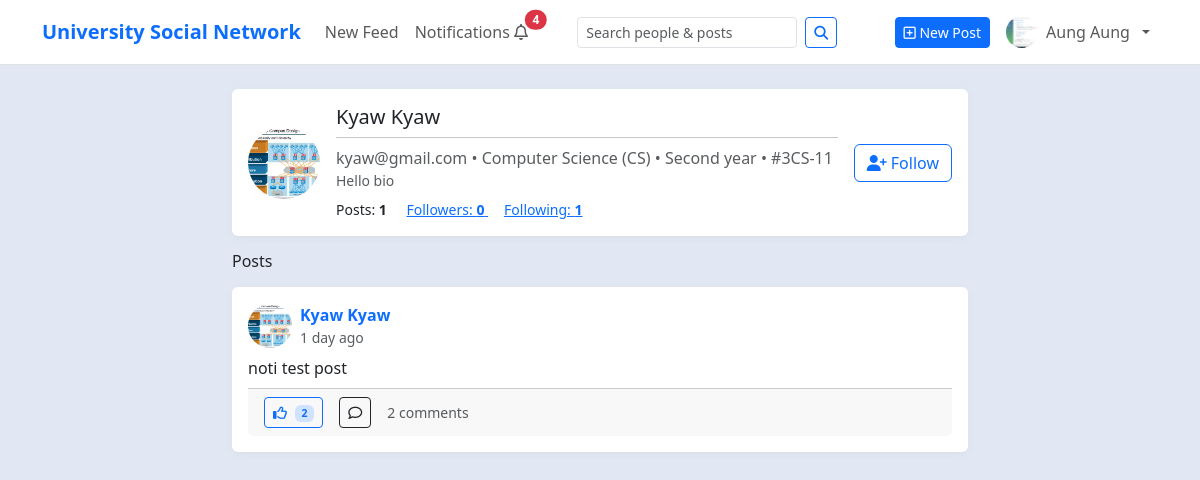
/profiles/6/ (signed in), run on the app's committed database.
### myapp/models.py (models this page shows, shortened)
class User(AbstractBaseUser, PermissionsMixin):
    email = models.EmailField(unique=True)
    is_staff = models.BooleanField(default=False)
    is_active = models.BooleanField(default=True)
    date_joined = models.DateTimeField(default=timezone.now)
    objects = UserManager()
    USERNAME_FIELD = "email"
    REQUIRED_FIELDS = []

class Profile(models.Model):
    MAJOR = [
        ('CST', 'CST'),
        ('CS',  'Computer Science (CS)'),
        ('CT',  'Computer Technology (CT)'),
    ]
    ACADEMIC_YEAR = [
        ('FIRST_YEAR',  'first year'),
        ('SECOND_YEAR', 'Second year'),
        ('THIRD_YEAR',  'Third year'),
        ('FORUTH_YEAR', 'Fourth year'),
        ('FINAL_YEAR',  'Final year'),
    ]
    user = models.OneToOneField(
        settings.AUTH_USER_MODEL,
        on_delete=models.CASCADE,
        related_name="profile",
    )
    full_name = models.CharField(max_length=150, blank=True)
    bio = models.TextField(blank=True)
    major = models.CharField(max_length=15, choices=MAJOR, blank=True, null=True)
    year = models.CharField(max_length=15, choices=ACADEMIC_YEAR, blank=True, null=True)
    roll_no = models.CharField(max_length=15, blank=True, null=True)
    photo = models.ImageField(upload_to='profile', blank=True, null=True)
    phone_no = models.CharField(max_length=15, blank=True, null=True)
    posts_count = models.PositiveIntegerField(default=0)
    followers_count = models.PositiveIntegerField(default=0)
    following_count = models.PositiveIntegerField(default=0)

class Post(models.Model):
    author = models.ForeignKey(settings.AUTH_USER_MODEL, on_delete=models.CASCADE, related_name="posts")
    text = models.TextField(blank=True)
    photo = models.ImageField(upload_to='post', blank=True, null=True)
    is_edited = models.BooleanField(default=False)
    created_at = models.DateTimeField(default=timezone.now, db_index=True)
    updated_at = models.DateTimeField(auto_now=True)
    comments_count = models.PositiveIntegerField(default=0)
    likes_count = models.PositiveIntegerField(default=0)
    saves_count = models.PositiveIntegerField(default=0)
    class Meta:
        indexes = [
            models.Index(fields=["-created_at"]),
            models.Index(fields=["author", "-created_at"]),
        ]

### myapp/views.py (the view)
# urls.py: path("profiles/<int:user_id>/", views.profile_detail, name="profile-detail"),
@login_required
def profile_detail(request, user_id):
    profile = get_object_or_404(
        Profile.objects.select_related("user"), user_id=user_id
    )
    is_following = Follow.objects.filter(
        follower=request.user, following=profile.user
    ).exists()
    posts = profile.user.posts.all().order_by("-created_at")
    return render(
        request,
        "social/profile_detail.html",
        {"profile": profile, "posts": posts, "is_following": is_following},
    )

### myapp/context_processors.py (called while the page is built)
def unread_notifications_count(request):
    if request.user.is_authenticated:
        c = Notification.objects.filter(recipient=request.user, is_read=False).count()
    else:
        c = 0
    return {'unread_count': c}

### templates/social/profile_detail.html (shortened to what this page needs)
{% extends "social/base.html" %}
{% load static %}
{% block content %}
<div class="row">
  <div class="col-lg-8 mx-auto">
    <div class="card mb-3">
      <div class="card-body d-flex align-items-center gap-3">
        {% if profile.photo %}
          <img
            class="avatar rounded-circle object-fit-cover"
            style="width:72px;height:72px"
            src="{{ profile.photo.url }}"
            alt="{{ profile.full_name|default:profile.user.email }}"
          >
        {% endif %}
        <div class="flex-grow-1">
          <h5 class="mb-1">
            {{ profile.full_name|default:profile.user.email }}
          </h5>
          <hr class="my-2">
          <div class="text-muted">
            {{ profile.user.email }}
            {% if profile.major %} • {{ profile.get_major_display }}{% endif %}
            {% if profile.year %} • {{ profile.get_year_display }}{% endif %}
            {% if profile.roll_no %} • #{{ profile.roll_no }}{% endif %}
          </div>
          {% if profile.bio %}
            <div class="small text-muted">{{ profile.bio }}</div>
          {% endif %}
          <div class="mt-2 small">
            <span class="me-3">Posts: <strong>{{ profile.posts_count }}</strong></span>
            <a class="me-3" href="{% url 'social:followers-list' profile.user.id %}">
              Followers: <strong id="followers-count">{{ profile.followers_count }}</strong>
            </a>
            <a class="me-3" href="{% url 'social:following-list' profile.user.id %}">
              Following: <strong>{{ profile.following_count }}</strong>
            </a>
          </div>
        </div>
        {% if request.user.id != profile.user.id %}
          <button
            id="follow-btn"
            class="btn {% if is_following %}btn-outline-danger{% else %}btn-outline-primary{% endif %}"
            data-user-id="{{ profile.user.id }}"
            data-following="{% if is_following %}1{% else %}0{% endif %}"
            type="button"
          >
            {% if is_following %}
              <i class="fa-solid fa-user-minus"></i> Unfollow
            {% else %}
              <i class="fa-solid fa-user-plus"></i> Follow
            {% endif %}
          </button>
        {% else %}
          <a class="btn btn-outline-primary btn-sm" href="{% url 'social:profile-edit' %}">Edit Profile</a>
        {% endif %}
      </div>
    </div>
    <h6 class="mb-3">Posts</h6>
    {% for post in posts %}
      {% include "social/post_card.html" with post=post %}
    {% empty %}
      <div class="alert alert-light border">No posts yet.</div>
    {% endfor %}
  </div>
</div>
{% endblock %}

### templates/social/nav_bar.html (shortened to what this page needs)
{% load static %}
<nav class="navbar navbar-expand-lg navbar-light bg-white border-bottom sticky-top">
  <div class="container">
    <a class="navbar-brand fw-bold text-primary" href="{% url 'social:feed' %}">
      University Social Network
    </a>
    <div id="nav" class="collapse navbar-collapse">
      <ul class="navbar-nav me-auto">
        <li class="nav-item">
          <a class="nav-link" href="{% url 'social:feed' %}">New Feed</a>
        </li>
        <li class="nav-item">
          <a class="nav-link position-relative" href="{% url 'social:notifications' %}">
            Notifications <i class="fa-regular fa-bell"></i>
            <span id="notif-badge"
                  class="position-absolute start-100 translate-middle badge rounded-pill text-bg-danger {% if not unread_count %}d-none{% endif %}">
              {% if unread_count and unread_count > 0 %}{{ unread_count }}{% endif %}
            </span>
          </a>
        </li>
      </ul>
      <form class="d-flex me-3 my-2 my-lg-0" role="search" action="{% url 'social:search' %}" method="get">
        <input class="form-control form-control-sm me-2"
               type="search"
               name="q"
               placeholder="Search people & posts"
               value="{{ request.GET.q|default:'' }}"
               aria-label="Search">
        <button class="btn btn-sm btn-outline-primary" type="submit">
          <i class="fa-solid fa-magnifying-glass"></i>
        </button>
      </form>
      <ul class="navbar-nav ms-auto align-items-center">
        {% if request.user.is_authenticated %}
          <li class="nav-item me-2 d-none d-lg-block">
            <a class="btn btn-sm btn-primary" href="{% url 'social:post-create' %}">
              <i class="fa-regular fa-square-plus"></i> New Post
            </a>
          </li>
          <li class="nav-item dropdown">
            <a class="nav-link dropdown-toggle d-flex align-items-center gap-2" href="#" role="button"
               data-bs-toggle="dropdown" aria-expanded="false">
              {% if request.user.profile.photo %}
                <img src="{{ request.user.profile.photo.url }}"
                     alt="Avatar"
                     style="width:32px;height:32px;border-radius:50%;object-fit:cover;">
              {% else %}
                <span class="d-inline-flex align-items-center justify-content-center rounded-circle bg-secondary text-white"
                      style="width:32px;height:32px;font-size:14px;">
                  <i class="fa-solid fa-user"></i>
                </span>
              {% endif %}
              <span class="d-none d-sm-inline">
                {% firstof request.user.profile.full_name request.user.email %}
              </span>
            </a>
          </li>
        {% endif %}
      </ul>
    </div>
  </div>
</nav>

### templates/social/post_card.html (shortened to what this page needs)
{% load static %}
<div class="card mb-3" id="post-card-{{ post.id }}">
  <div class="card-body">
    <div class="d-flex align-items-center gap-2 mb-2">
      <img class="avatar"
           src="{% if post.author.profile.photo %}{{ post.author.profile.photo.url }}{% else %}{% static 'default-avatar.png' %}{% endif %}"
           alt="">
      <div>
        <a class="fw-semibold text-decoration-none" href="{% url 'social:profile-detail' post.author.id %}">
          {% with prof=post.author.profile %}
            {% if prof and prof.full_name %}
              {{ prof.full_name }}
            {% else %}
              {{ post.author.email }}
            {% endif %}
          {% endwith %}
        </a>
        <div class="text-muted small">{{ post.created_at|timesince }} ago</div>
      </div>
    </div>
    <a href="{% url 'social:post-detail' post.id %}" class="text-decoration-none text-body">
      {% if post.text %}
        <p class="mb-2">{{ post.text|linebreaksbr }}</p>
      {% endif %}
    </a>
    <div class="card-footer d-flex align-items-center gap-3">
      <button class="btn btn-sm {% if post.is_liked %}btn-primary{% else %}btn-outline-primary{% endif %} like-btn"
              data-id="{{ post.id }}">
        {% if post.is_liked %}
          <i class="fa-solid fa-thumbs-up me-1"></i>
        {% else %}
          <i class="fa-regular fa-thumbs-up me-1"></i>
        {% endif %}
        <span class="badge bg-primary-subtle text-primary" id="like-count-{{ post.id }}">
          {{ post.likes_count }}
        </span>
      </button>
      <a class="btn btn-sm btn-outline-dark" href="{% url 'social:post-detail' post.id %}">
        <i class="fa-regular fa-comment"></i>
      </a>
      <span class="text-muted small">{{ post.comments_count }} comments</span>
    </div>
  </div>
</div>

### templates/social/base.html (style rules this page uses)
body { background: #e1e7f3; }
.card { border: 0; box-shadow: 0 2px 10px rgba(0,0,0,.04); }
.avatar { width:44px; height:44px; border-radius:50%; object-fit:cover; }

### data on the page
User: user.profile.photo (picture), full_name "Aung Aung"
Profile: photo (picture), full_name "Kyaw Kyaw", user.email "kyaw@gmail.com", major "Computer Science (CS)", year "Second year", roll_no "3CS-11", bio "Hello bio", posts_count "1", followers_count "0", following_count "1"
Post: author.photo (picture), author.profile.full_name "Kyaw Kyaw", created_at "1 day", text "noti test post", likes_count "2", comments_count "2"

### other printed values
{{ unread_count }} "4"
